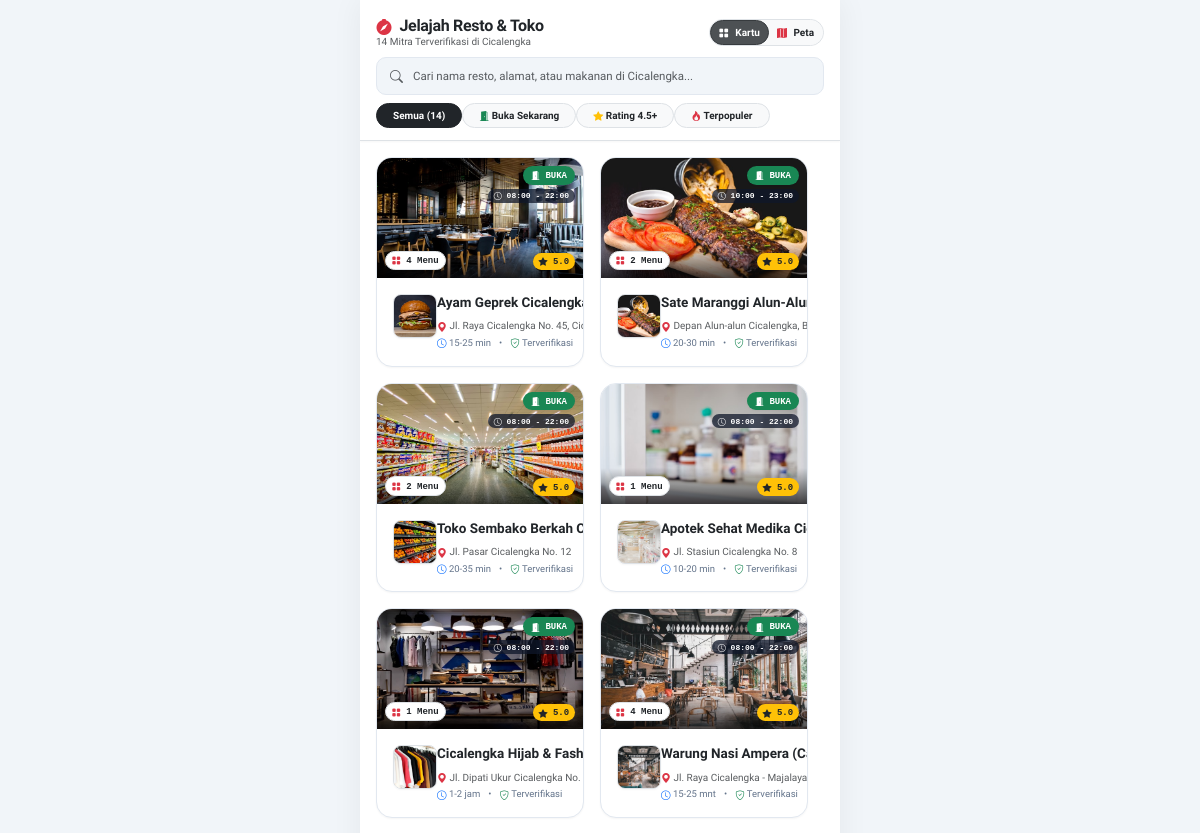
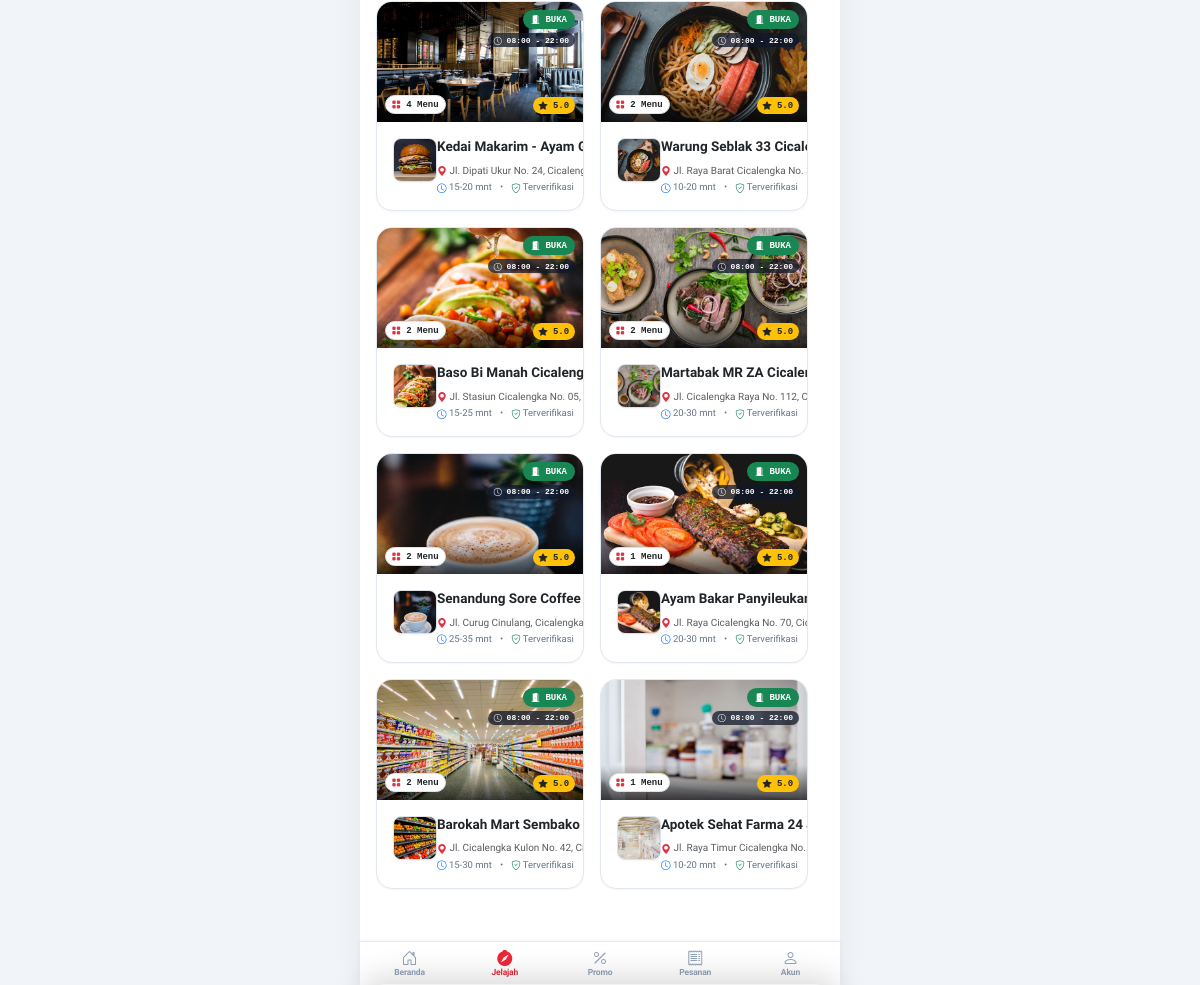
/explore-stores, run on the app's committed database (2 pictures, top to bottom).
### tables this page shows
CREATE TABLE `stores` (
  `id` bigint(20) unsigned NOT NULL AUTO_INCREMENT,
  `vendor_id` bigint(20) unsigned NOT NULL,
  `module_id` int(10) unsigned NOT NULL,
  `zone_id` int(10) unsigned NOT NULL,
  `name` varchar(150) NOT NULL,
  `phone` varchar(25) NOT NULL,
  `email` varchar(100) DEFAULT NULL,
  `logo` varchar(255) DEFAULT NULL,
  `cover_photo` varchar(255) DEFAULT NULL,
  `address` text NOT NULL,
  `grab_url` varchar(500) DEFAULT NULL,
  `latitude` decimal(10,8) NOT NULL,
  `longitude` decimal(11,8) NOT NULL,
  `minimum_order` decimal(12,2) NOT NULL DEFAULT 0.00,
  `delivery_time` varchar(30) NOT NULL DEFAULT '20-30 min',
  `delivery_fee` decimal(12,2) NOT NULL DEFAULT 5000.00,
  `tax_percent` decimal(5,2) NOT NULL DEFAULT 0.00,
  `is_open` tinyint(1) NOT NULL DEFAULT 1,
  `status` enum('pending','approved','suspended') NOT NULL DEFAULT 'approved',
  `rating` decimal(3,2) NOT NULL DEFAULT 5.00,
  `reviews_count` int(10) unsigned NOT NULL DEFAULT 0,
  `order_count` int(10) unsigned NOT NULL DEFAULT 0,
  `created_at` timestamp NOT NULL DEFAULT current_timestamp(),
  `updated_at` timestamp NOT NULL DEFAULT current_timestamp() ON UPDATE current_timestamp(),
  PRIMARY KEY (`id`),
  KEY `idx_vendor` (`vendor_id`),
  KEY `idx_module_zone` (`module_id`,`zone_id`),
  KEY `idx_open_status` (`is_open`,`status`),
  KEY `fk_store_zone` (`zone_id`),
  CONSTRAINT `fk_store_module` FOREIGN KEY (`module_id`) REFERENCES `modules` (`id`) ON DELETE CASCADE,
  CONSTRAINT `fk_store_vendor` FOREIGN KEY (`vendor_id`) REFERENCES `users` (`id`) ON DELETE CASCADE,
  CONSTRAINT `fk_store_zone` FOREIGN KEY (`zone_id`) REFERENCES `zones` (`id`) ON DELETE CASCADE
);

### views/customer/explore_stores.php (the view, shortened to what the rows shown need)
<div id="exploreGridSection" class="px-3 pt-3 pb-5">
    <?php if (empty($stores)): ?>
        <div class="text-center py-5 bg-light rounded-4 border">
            <i class="bi bi-shop-window text-muted d-block mb-2" style="font-size: 32px;"></i>
            <h6 class="fw-bold text-dark mb-1" style="font-size: 13px;">Tidak ada resto yang ditemukan</h6>
            <p class="text-muted small mb-3" style="font-size: 11px;">Coba gunakan kata kunci pencarian lain atau ganti filter.</p>
            <a href="<?= $baseUrl ?>/explore-stores" class="btn btn-sm btn-danger rounded-pill px-4 fw-bold" style="font-size: 11px;">Reset Filter</a>
        </div>
    <?php else: ?>
        <div class="row g-3">
            <?php foreach ($stores as $s): ?>
                <div class="col-12 col-md-6">
                    <a href="<?= $baseUrl ?>/stores/<?= $s['id'] ?>" class="text-decoration-none text-dark d-block">
                        <div class="card border-0 shadow-2xs overflow-hidden rounded-4 h-100 hover-shadow transition-all" style="border: 1px solid #E2E8F0 !important;">
                            <div class="position-relative" style="height: 120px;">
                                <img src="<?= asset_url($s['cover_photo'] ?? null, 'https://images.unsplash.com/photo-1504674900247-0877df9cc836?w=800&q=80') ?>" alt="<?= htmlspecialchars($s['name']) ?>" class="w-100 h-100" style="object-fit: cover;" onerror="this.onerror=null; this.src='https://images.unsplash.com/photo-1504674900247-0877df9cc836?w=800&q=80';">
                                <div class="position-absolute top-0 end-0 p-2 d-flex flex-column align-items-end gap-1">
                                    <?php if (!empty($s['is_open'])): ?>
                                        <span class="badge bg-success shadow-2xs font-monospace fw-bold rounded-pill" style="font-size: 9px; padding: 4px 8px;"><i class="bi bi-door-open-fill me-0.5"></i> BUKA</span>
                                    <?php else: ?>
                                        <span class="badge bg-danger shadow-2xs font-monospace fw-bold rounded-pill" style="font-size: 9px; padding: 4px 8px;"><i class="bi bi-door-closed-fill me-0.5"></i> TUTUP</span>
                                    <?php endif; ?>
                                    <span class="badge bg-dark text-white font-monospace rounded-pill" style="font-size: 8px; padding: 2.5px 6px; background: rgba(15,23,42,0.75) !important;">
                                        <i class="bi bi-clock me-0.5"></i> <?= htmlspecialchars($s['operating_hours'] ?? '08:00 - 22:00') ?>
                                    </span>
                                </div>
                                <div class="position-absolute bottom-0 start-0 p-2 w-100 d-flex align-items-end justify-content-between" style="background: linear-gradient(to top, rgba(0,0,0,0.7), transparent);">
                                    <span class="badge bg-white text-dark font-monospace fw-bold rounded-pill border" style="font-size: 9px;">
                                        <i class="bi bi-grid-fill text-danger me-0.5"></i> <?= (int)($s['product_count'] ?? 0) ?> Menu
                                    </span>
                                    <span class="badge bg-warning text-dark font-monospace fw-bold rounded-pill" style="font-size: 9px;">
                                        <i class="bi bi-star-fill me-0.5"></i> <?= number_format((float)($s['rating'] ?? 5.0), 1) ?>
                                    </span>
                                </div>
                            </div>
                            <div class="p-3">
                                <div class="d-flex align-items-start gap-2.5">
                                    <img src="<?= asset_url($s['logo'] ?? null, 'https://images.unsplash.com/photo-1555396273-367ea4eb4db5?w=300&q=80') ?>" alt="Logo" class="rounded-3 border shadow-2xs flex-shrink-0" style="width: 44px; height: 44px; object-fit: cover;" onerror="this.onerror=null; this.src='https://images.unsplash.com/photo-1555396273-367ea4eb4db5?w=300&q=80';">
                                    <div class="min-w-0 flex-grow-1">
                                        <h6 class="fw-bold text-dark text-truncate mb-0.5" style="font-size: 13.5px; line-height: 1.3;"><?= htmlspecialchars($s['name']) ?></h6>
                                        <div class="text-muted text-truncate mb-1" style="font-size: 10px;">
                                            <i class="bi bi-geo-alt-fill text-danger me-0.5"></i> <?= htmlspecialchars($s['address']) ?>
                                        </div>
                                        <div class="d-flex align-items-center gap-2" style="font-size: 9.5px; color: #64748B;">
                                            <span><i class="bi bi-clock me-0.5 text-primary"></i> <?= htmlspecialchars($s['delivery_time'] ?? '15-25 mnt') ?></span>
                                            <span>•</span>
                                            <span><i class="bi bi-shield-check text-success me-0.5"></i> Terverifikasi</span>
                                        </div>
                                    </div>
                                </div>
                            </div>
                        </div>
                    </a>
                </div>
            <?php endforeach; ?>
        </div>
    <?php endif; ?>
</div>

### data on the page
stores: cover_photo (picture), is_open 1 (drawn), operating_hours "08:00 - 22:00", product_count "4", rating "5.0", logo (picture), name "Ayam Geprek Cicalengka J…", address "Jl. Raya Cicalengka No. 45, Cicale…", delivery_time "15-25 min"
stores: cover_photo (picture), is_open 1 (drawn), operating_hours "10:00 - 23:00", product_count "2", rating "5.0", logo (picture), name "Sate Maranggi Alun-Alun…", address "Depan Alun-alun Cicalengka, Band…", delivery_time "20-30 min"
stores: cover_photo (picture), is_open 1 (drawn), operating_hours "08:00 - 22:00", product_count "2", rating "5.0", logo (picture), name "Toko Sembako Berkah Cic…", address "Jl. Pasar Cicalengka No. 12", delivery_time "20-35 min"
stores: cover_photo (picture), is_open 1 (drawn), operating_hours "08:00 - 22:00", product_count "1", rating "5.0", logo (picture), name "Apotek Sehat Medika Cical…", address "Jl. Stasiun Cicalengka No. 8", delivery_time "10-20 min"
stores: cover_photo (picture), is_open 1 (drawn), operating_hours "08:00 - 22:00", product_count "1", rating "5.0", logo (picture), name "Cicalengka Hijab & Fashio…", address "Jl. Dipati Ukur Cicalengka No.…", delivery_time "1-2 jam"
stores: cover_photo (picture), is_open 1 (drawn), operating_hours "08:00 - 22:00", product_count "4", rating "5.0", logo (picture), name "Warung Nasi Ampera (Cab…", address "Jl. Raya Cicalengka - Majalaya No.…", delivery_time "15-25 mnt"
stores: cover_photo (picture), is_open 1 (drawn), operating_hours "08:00 - 22:00", product_count "4", rating "5.0", logo (picture), name "Kedai Makarim - Ayam Ge…", address "Jl. Dipati Ukur No. 24, Cicalengka…", delivery_time "15-20 mnt"
stores: cover_photo (picture), is_open 1 (drawn), operating_hours "08:00 - 22:00", product_count "2", rating "5.0", logo (picture), name "Warung Seblak 33 Cicalen…", address "Jl. Raya Barat Cicalengka No. 33,…", delivery_time "10-20 mnt"
stores: cover_photo (picture), is_open 1 (drawn), operating_hours "08:00 - 22:00", product_count "2", rating "5.0", logo (picture), name "Baso Bi Manah Cicalengka…", address "Jl. Stasiun Cicalengka No. 05, Cica…", delivery_time "15-25 mnt"
stores: cover_photo (picture), is_open 1 (drawn), operating_hours "08:00 - 22:00", product_count "2", rating "5.0", logo (picture), name "Martabak MR ZA…", address "Jl. Cicalengka Raya No. 112, Cical…", delivery_time "20-30 mnt"
stores: cover_photo (picture), is_open 1 (drawn), operating_hours "08:00 - 22:00", product_count "2", rating "5.0", logo (picture), name "Senandung Sore Coffee &…", address "Jl. Curug Cinulang, Cicalengka, Ka…", delivery_time "25-35 mnt"
stores: cover_photo (picture), is_open 1 (drawn), operating_hours "08:00 - 22:00", product_count "1", rating "5.0", logo (picture), name "Ayam Bakar Panyileukan C…", address "Jl. Raya Cicalengka No. 70, Cicale…", delivery_time "20-30 mnt"
stores: cover_photo (picture), is_open 1 (drawn), operating_hours "08:00 - 22:00", product_count "2", rating "5.0", logo (picture), name "Barokah Mart Sembako Ci…", address "Jl. Cicalengka Kulon No. 42, Cicale…", delivery_time "15-30 mnt"
stores: cover_photo (picture), is_open 1 (drawn), operating_hours "08:00 - 22:00", product_count "1", rating "5.0", logo (picture), name "Apotek Sehat Farma 24 Ja…", address "Jl. Raya Timur Cicalengka No. 89,…", delivery_time "10-20 mnt"

### other printed values
count($stores) "14"
